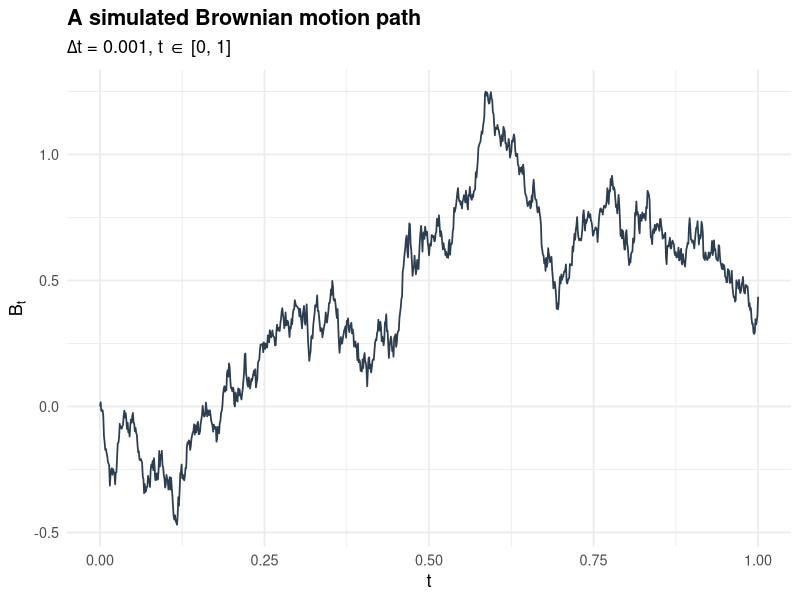
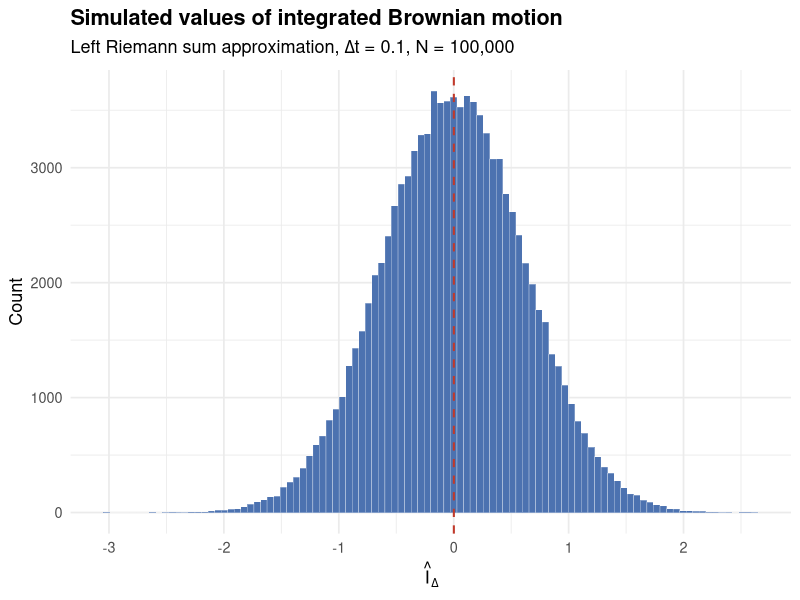
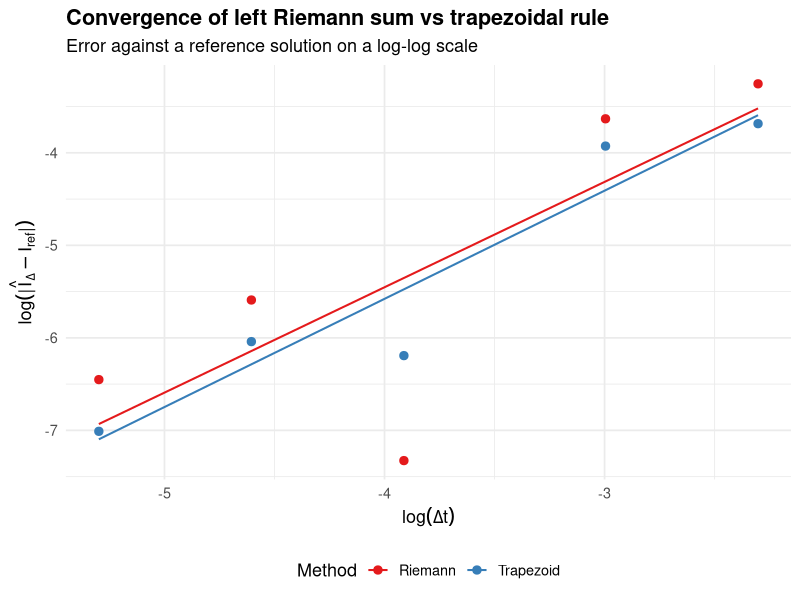
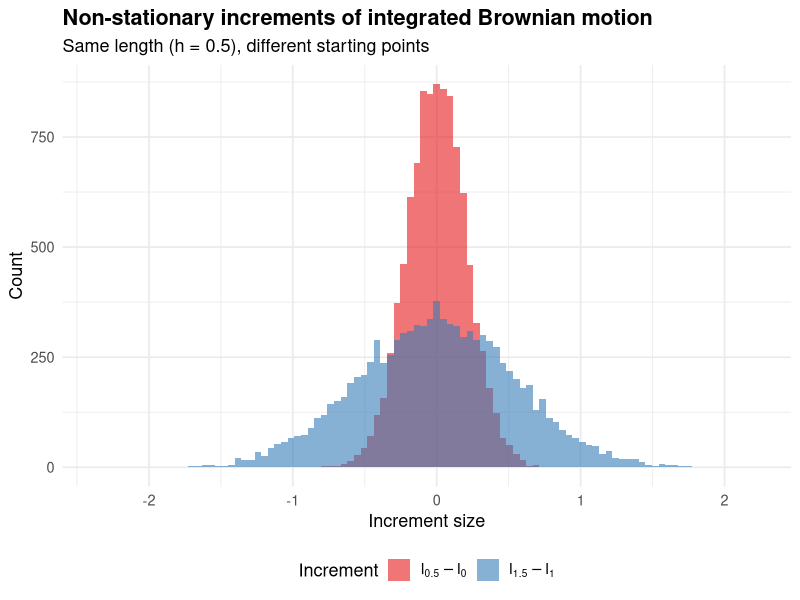

Generate these figures, in order, with R:
#########################
########## 4.4 ##########
#########################
library(ggplot2)
library(tidyr)

DiscreteBrownianMotionGenerator <- function(deltaT, N, a = 0, b = 1, seed = 2026)
{
  if (!is.na(seed))
  {
    set.seed(seed)
  }

  nGrid <- (b - a) / deltaT

  if (abs(nGrid - round(nGrid)) > 1e-8)
  {
    stop("deltaT should divide b - a evenly")
  }

  nGrid <- round(nGrid) #Makes it an integer

  res <- matrix(NA_real_, nrow = N, ncol = nGrid + 1)

  res[, 1] <- rep(0, length = N)

  for (i in 1:nrow(res))
  {
    gaussianVec <- rnorm(nGrid, mean = 0, sd = 1)

    # B_{t_i} = B_{t_{i-1}} + sqrt(deltaT) * z_i, so B_{t_i} = sqrt(deltaT) * cumsum(z_1, ..., z_i)
    res[i, 2:(nGrid + 1)] <- cumsum(sqrt(deltaT) * gaussianVec)
  }

  # Column j holds B_{t} at time t = times[j], so columns can be looked up by time
  times <- seq(a, b, by = deltaT)
  colnames(res) <- times
  attr(res, "times") <- times

  return(res)
}

#########
### a ###
#########
sim1 <- DiscreteBrownianMotionGenerator(deltaT = 0.001, 1)

plot_data <- data.frame(
  t = sim1 |> attr("times"),
  B = as.vector(sim1)
)

ggplot(plot_data, aes(x = t, y = B)) +
  geom_line(color = "#2C3E50", linewidth = 0.6) +
  labs(
    title = "A simulated Brownian motion path",
    subtitle = expression(paste(Delta, "t = 0.001, t ", "∈", " [0, 1]")),
    x = "t",
    y = expression(B[t])
  ) +
  theme_minimal(base_size = 13) +
  theme(plot.title = element_text(face = "bold"))

#########
### b ###
#########
RiemannSumApproximator <- function(deltaT, seed = 2026, N = 100000, a = 0, b = 1) {
  simN <- DiscreteBrownianMotionGenerator(deltaT = deltaT, N = N, a = a, b = b, seed = seed)

  RiemannSums <- deltaT * simN |> rowSums()
  attr(RiemannSums, 'mean') <- mean(RiemannSums)
  attr(RiemannSums, 'var') <- var(RiemannSums)
  return(RiemannSums)
}

RiemannSums <- RiemannSumApproximator(deltaT = 0.1, N = 100000)
attr(RiemannSums, 'mean') #0.001159463, should be 0
attr(RiemannSums, 'var') #0.3868746, should be 1/3

ggplot(data.frame(x = RiemannSums), aes(x = x)) +
  geom_histogram(bins = 100, fill = "#4C72B0", color = "white", linewidth = 0.1) +
  geom_vline(
    xintercept = attr(RiemannSums, 'mean'),
    color = "#C0392B", linetype = "dashed", linewidth = 0.7
  ) +
  labs(
    title = "Simulated values of integrated Brownian motion",
    subtitle = expression(paste("Left Riemann sum approximation, ", Delta, "t = 0.1, N = 100,000")),
    x = expression(hat(I)[Delta]),
    y = "Count"
  ) +
  theme_minimal(base_size = 13) +
  theme(plot.title = element_text(face = "bold"))

#########
### c ###
#########
TrapezoidApproximator <- function(deltaT, seed = 2026, N = 100000, a = 0, b = 1) {
  simN <- DiscreteBrownianMotionGenerator(deltaT = deltaT, N = N, a = a, b = b, seed = seed)

  TrapezoidSums <- deltaT * (rowSums(simN[, 2:(ncol(simN) - 1), drop = FALSE]) + 0.5 * (simN[, 1] + simN[, ncol(simN)]))
  attr(TrapezoidSums, 'mean') <- mean(TrapezoidSums)
  attr(TrapezoidSums, 'var') <- var(TrapezoidSums)
  return(TrapezoidSums)
}
TrapezoudSums <- TrapezoidApproximator(deltaT = 0.1, N = 100000)

#########
### d ###
#########
attr(TrapezoudSums, 'mean') #0.001132829, should be 0
attr(TrapezoudSums, 'var') #0.3342548, should be 1/3

#Variance estimate is numerically more accurate

#########
### e ###
#########

# Numerical-integration formulas applied directly to one already-simulated
# path (a vector of B_t values on an equispaced grid), so the same
# realization can be reused at every deltaT instead of re-simulating.
LeftRiemannFromPath <- function(deltaT, path) {
  n <- length(path)
  deltaT * sum(path[1:(n - 1)]) # left endpoints t_0, ..., t_{n-1}
}

TrapezoidFromPath <- function(deltaT, path) {
  n <- length(path)
  deltaT * (sum(path[2:(n - 1)]) + 0.5 * (path[1] + path[n]))
}

deltaTs <- c(0.1, 0.05, 0.02, 0.01, 0.005)
deltaTRef <- 0.0005

# One fine-grid path: all deltaTs above are integer multiples of deltaTRef,
# so subsampling it gives the SAME path on each coarser grid.
finePath <- DiscreteBrownianMotionGenerator(deltaT = deltaTRef, N = 1, seed = 1234)[1, ]

I_ref <- TrapezoidFromPath(deltaTRef, finePath)

resultsConv <- data.frame(
  'deltaT' = deltaTs,
  'Riemann' = rep(NA_real_, length(deltaTs)),
  'Trapezoid' = rep(NA_real_, length(deltaTs))
)

for (i in seq_along(deltaTs)) {
  step <- round(deltaTs[i] / deltaTRef)

  #chooses a subpath on the finest path to use for the coarser
  subPath <- finePath[seq(1, length(finePath), by = step)]

  resultsConv[i, 'Riemann'] <- LeftRiemannFromPath(deltaTs[i], subPath)
  resultsConv[i, 'Trapezoid'] <- TrapezoidFromPath(deltaTs[i], subPath)
}

absError <- cbind(
  deltaT = resultsConv[,'deltaT'],
  abs(resultsConv[,c('Riemann', 'Trapezoid')] - I_ref)
)
(absError)

absErrorLong <- pivot_longer(
  absError,
  cols = c('Riemann', 'Trapezoid'),
  names_to = "method",
  values_to = "abs_error"
)

ggplot(absErrorLong, aes(x = log(deltaT), y = log(abs_error), color = method)) +
  geom_point(size = 2.5) +
  geom_smooth(method = "lm", se = FALSE, linewidth = 0.7) +
  scale_color_brewer(palette = "Set1") +
  labs(
    title = "Convergence of left Riemann sum vs trapezoidal rule",
    subtitle = "Error against a reference solution on a log-log scale",
    x = expression(log(Delta * t)),
    y = expression(log("|" * hat(I)[Delta] - I[ref] * "|")),
    color = "Method"
  ) +
  theme_minimal(base_size = 13) +
  theme(plot.title = element_text(face = "bold"), legend.position = "bottom")

# Slope of the log-log fit = estimated convergence rate k (error ~ deltaT^k)
coef(lm(log(abs_error) ~ log(deltaT), data = subset(absErrorLong, method == "Riemann")))
coef(lm(log(abs_error) ~ log(deltaT), data = subset(absErrorLong, method == "Trapezoid")))

#Seems that the slope is approximately linear
#Then the absoulute error is propertional to the DeltaT


#########
### f ###
#########

# Matches 4.3(g): (0.5)^2 * (1/2 - 0.5/6) = 1/4 * (1/2 - 1/12) = 1/4 * 5/12 = 5/48
theoCov <- 5/48

s <- 0.5
t <- 1

# (ii) N = 100,000 paths on [0, t] with deltaT = 0.01, trapezoidal rule for
# both int_0^s and int_0^t reusing the SAME simulated paths (s is a multiple
# of deltaT, so the first s/deltaT + 1 columns are exactly the path on [0, s]).
TrapezoidFromMatrix <- function(deltaT, mat) {
  n <- ncol(mat)
  deltaT * (rowSums(mat[, 2:(n - 1), drop = FALSE]) + 0.5 * (mat[, 1] + mat[, n]))
}

deltaTf <- 0.01
simF <- DiscreteBrownianMotionGenerator(deltaT = deltaTf, N = 100000, a = 0, b = t, seed = 2026)

sCols <- round(s / deltaTf) + 1 # columns for r = 0, ..., s

Is <- TrapezoidFromMatrix(deltaTf, simF[, 1:sCols, drop = FALSE])       # int_0^s B_r dr
It <- TrapezoidFromMatrix(deltaTf, simF)                                # int_0^t B_r dr

# (iii) Sample covariance
empCov <- cov(Is, It)

# (iv) Compare
theoCov
empCov
empCov - theoCov

#Empirical covariance should be close to the theoretical 5/48 = 0.1041667,
#with the small discrepancy coming from Monte Carlo sampling error (somewhat order
#1/sqrt(N)) and the trapezoidal discretization bias (order deltaT).


#########
### g ###
#########

# (i) 
# I_t = int_0^t B_s ds needs a VALUE AT EVERY t, not just t = 2, so
# TrapezoidFromMatrix (which collapses each path to one number) isn't enough.
# Instead cumsum the trapezoidal segment between each pair of adjacent grid
# points: I_{t_i} = I_{t_{i-1}} + deltaT/2 * (B_{t_{i-1}} + B_{t_i}), I_0 = 0.
CumulativeTrapezoidFromMatrix <- function(deltaT, mat) {
  segments <- deltaT / 2 * (mat[, -ncol(mat), drop = FALSE] + mat[, -1, drop = FALSE])
  res <- cbind(0, t(apply(segments, 1, cumsum)))
  colnames(res) <- colnames(mat)
  attr(res, "times") <- attr(mat, "times")
  res
}

deltaTf <- 0.01
simG <- DiscreteBrownianMotionGenerator(deltaT = deltaTf, N = 10000, a = 0, b = 2, seed = 2026)

I_t <- CumulativeTrapezoidFromMatrix(deltaTf, simG) # N x length(times) matrix of I_t paths 

# (ii)
Inc1 <- I_t[,0.5/deltaTf + 1] - I_t[, 1]
Inc2 <- I_t[,1.5/deltaTf + 1] - I_t[,1.0/deltaTf + 1]

# (iii)
plot_data_inc <- data.frame(
  nsim <- rep(1:length(Inc1), each = 2),
  nincrement = rep(c('Increment 1', 'Increment 2'), each = length(Inc1)),
  increment = append(Inc1, Inc2)
)

ggplot(plot_data_inc, aes(x = increment, fill = nincrement)) +
  geom_histogram(position = "identity", alpha = 0.6, bins = 100, color = NA) +
  scale_fill_brewer(
    palette = "Set1",
    labels = c(
      expression(I[0.5] - I[0]),
      expression(I[1.5] - I[1.0])
    )
  ) +
  labs(
    title = "Non-stationary increments of integrated Brownian motion",
    subtitle = "Same length (h = 0.5), different starting points",
    x = "Increment size",
    y = "Count",
    fill = "Increment"
  ) +
  theme_minimal(base_size = 13) +
  theme(plot.title = element_text(face = "bold"), legend.position = "bottom")

# (iv)
#In exercise 4.3 (g) I showed that the increment I_t+h - I_t has variance
#equal t*h^2 + h^3/3


#Compare Inc 1
empVarInc1 <- var(Inc1)
teoVarInc1 <- 0 + 0.5**3/3

#Absoulute error
abs(empVarInc1 - teoVarInc1) #0.000657072
#Relative error to teoretical
abs(empVarInc1 - teoVarInc1)/abs(teoVarInc1)*100     # 1.57 %


#Compare Inc 2
empVarInc2 <- var(Inc2)
teoVarInc2 <- 1*0.5**2 + 0.5**3/3

#Absoulute error
abs(empVarInc2 - teoVarInc2) #0.005044052
#Relative error to teoretical
abs(empVarInc2 - teoVarInc2)/abs(teoVarInc2)*100      # 1.72 %

#Clearly this simulation study shows that the increments are not stationary
#and the results corresponds very well with the theoretical values.
